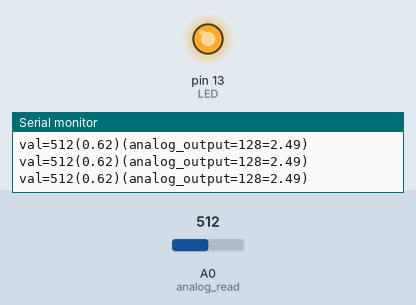
Recording of a sketch running on a simulated Arduino Uno, built with avr-gcc and run on an emulated ATmega328P. Shown: output pins drawn as LEDs (lit = HIGH), the last lines printed to the serial monitor. Inputs (shaded band) come from the test bench; at power-on: A0 (analog_read) = 512.

Above: at 1.2 s.
1.3 s: A0 (analog_read) set to 493
At 2.5 s:
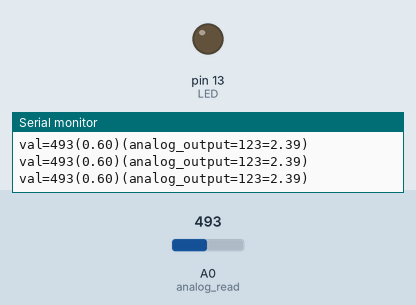
2.8 s: A0 (analog_read) set to 716
At 3.6 s:
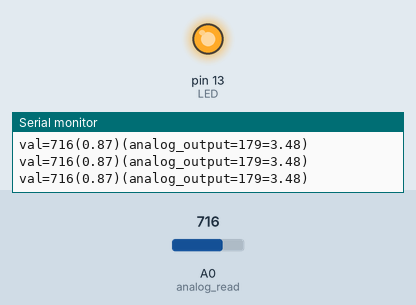
5.8 s: A0 (analog_read) set to 511
At 7.2 s:
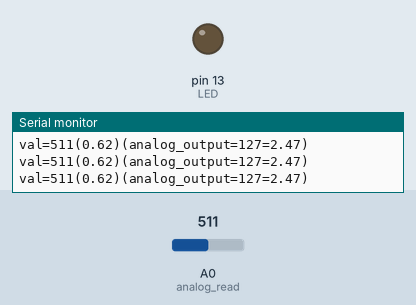
Timing chart, 0 to 8.8 s (numbered marks = the images above; inputs shaded):
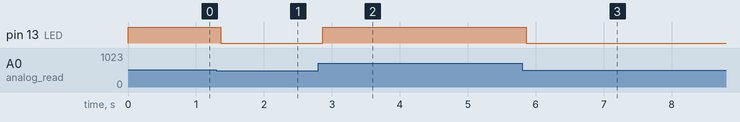

The sketch:

D_14_v_3_0_e_3_Cds_LED_brightness.ino
```cpp
/*
  File: D_14_v_3_0_e_3_Cds_LED_brightness
  Loc: Banzi.55

  Behavior:
  Ports used:
        13  => Output
  Date: 2013/05/28 11:36:26

  Memo:

*/
/*****************************************
*  Variables: Non-const
******************************************/
int val = 0;
int analog_output = 0;
int divider = 4;

char dtostrfbuffer[15];

/*****************************************
*  Variables: Const
******************************************/
const int LED = 13;
const int analog_read = 0;

const float source_voltage = 4.96;
const int max_range = 1023;

/*****************************************
*  Methods: Basics
******************************************/
void setup()                    // run once, when the sketch starts
{
    Serial.begin(9600);           // set up Serial library at 9600 bps

  //  Serial.println("Hello world!");  // prints hello with ending line break
    Serial.println("Started");  // prints hello with ending line break

    pinMode(LED, OUTPUT);

}

void loop()                       // run over and over again
{
    val = analogRead(analog_read);
    analog_output = val / divider;

    Serial.print("val=");
    Serial.print(String(val) + "(");
//    Serial.print(dtostrf((source_voltage * (val / 4)/ max_range), 4, 2, dtostrfbuffer));
    Serial.print(dtostrf((source_voltage * (analog_output)/ max_range), 4, 2, dtostrfbuffer));
    Serial.print(")");

    Serial.print("(analog_output=");
//    Serial.print(dtostrf((source_voltage * (val / 4)/ max_range), 4, 2, dtostrfbuffer));
    Serial.print(String(analog_output));
    Serial.print("=");
    Serial.print(dtostrf((source_voltage * (analog_output)/ 255), 4, 2, dtostrfbuffer));
    Serial.println(")");

//    analogWrite(LED, val / 4);
    analogWrite(LED, analog_output);
    delay(10);

}//void loop()
```

Measured:
- the behaviour switches between 512 and 511 on A0 (analog_read) (found by bisection; images 0 and 1)
- after the input at 1.3 s, pin 13 (LED): HIGH → LOW after 0.06 s
- after the input at 2.8 s, pin 13 (LED): LOW → HIGH after 0.06 s
- after the input at 5.8 s, pin 13 (LED): HIGH → LOW after 0.06 s
